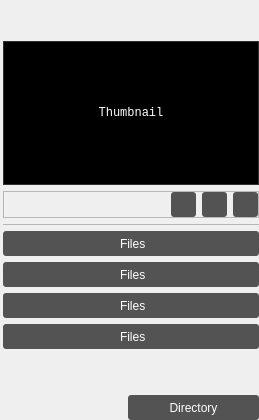
                           <widget class="QFrame" name="frameRightSideAssets">
                            <property name="maximumSize">
                             <size>
                              <width>259</width>
                              <height>16777215</height>
                             </size>
                            </property>
                            <property name="frameShape">
                             <enum>QFrame::NoFrame</enum>
                            </property>
                            <property name="frameShadow">
                             <enum>QFrame::Raised</enum>
                            </property>
                            <layout class="QVBoxLayout" name="verticalLayout_11">
                             <property name="leftMargin">
                              <number>3</number>
                             </property>
                             <property name="topMargin">
                              <number>2</number>
                             </property>
                             <property name="rightMargin">
                              <number>0</number>
                             </property>
                             <property name="bottomMargin">
                              <number>0</number>
                             </property>
                             <item>
                              <spacer name="verticalSpacerThumbnailAssets">
                               <property name="orientation">
                                <enum>Qt::Vertical</enum>
                               </property>
                               <property name="sizeType">
                                <enum>QSizePolicy::Fixed</enum>
                               </property>
                               <property name="sizeHint" stdset="0">
                                <size>
                                 <width>20</width>
                                 <height>39</height>
                                </size>
                               </property>
                              </spacer>
                             </item>
                             <item>
                              <widget class="QLabel" name="labelThumbnailAssets">
                               <property name="minimumSize">
                                <size>
                                 <width>256</width>
                                 <height>144</height>
                                </size>
                               </property>
                               <property name="maximumSize">
                                <size>
                                 <width>256</width>
                                 <height>144</height>
                                </size>
                               </property>
                               <property name="font">
                                <font>
                                 <family>Consolas</family>
                                </font>
                               </property>
                               <property name="styleSheet">
                                <string notr="true">QLabel
{	
	color: rgb(255, 255, 255);
	background-color: rgb(0, 0, 0);
	border-style: solid;    
	border-width: 1px;
	border-radius: 0px;
	border-color: rgb(50, 50, 50);
}
</string>
                               </property>
                               <property name="text">
                                <string>Thumbnail</string>
                               </property>
                               <property name="alignment">
                                <set>Qt::AlignCenter</set>
                               </property>
                              </widget>
                             </item>
                             <item>
                              <widget class="QFrame" name="frameFunctionsThumbnailAssets">
                               <property name="frameShape">
                                <enum>QFrame::StyledPanel</enum>
                               </property>
                               <property name="frameShadow">
                                <enum>QFrame::Raised</enum>
                               </property>
                               <layout class="QHBoxLayout" name="horizontalLayout_16">
                                <property name="leftMargin">
                                 <number>0</number>
                                </property>
                                <property name="topMargin">
                                 <number>0</number>
                                </property>
                                <property name="rightMargin">
                                 <number>0</number>
                                </property>
                                <property name="bottomMargin">
                                 <number>0</number>
                                </property>
                                <item>
                                 <spacer name="horizontalSpacerThumbnailAssets">
                                  <property name="orientation">
                                   <enum>Qt::Horizontal</enum>
                                  </property>
                                  <property name="sizeHint" stdset="0">
                                   <size>
                                    <width>40</width>
                                    <height>20</height>
                                   </size>
                                  </property>
                                 </spacer>
                                </item>
                                <item>
                                 <widget class="QPushButton" name="buttonDeleteThumbnailAssets">
                                  <property name="minimumSize">
                                   <size>
                                    <width>25</width>
                                    <height>25</height>
                                   </size>
                                  </property>
                                  <property name="maximumSize">
                                   <size>
                                    <width>25</width>
                                    <height>25</height>
                                   </size>
                                  </property>
                                  <property name="styleSheet">
                                   <string notr="true">QPushButton
{
	background-color: rgb(83, 83, 83);
	color: rgb(255, 255, 255);
	border-radius: 3px;
}
QPushButton:hover:!pressed
{
	background-color: rgb(100, 100, 100);
}</string>
                                  </property>
                                  <property name="text">
                                   <string/>
                                  </property>
                                  <property name="icon">
                                   <iconset resource="cioxoQtResources.qrc">
                                    <normaloff>:/icons/graphics/icons/trash02.svg</normaloff>:/icons/graphics/icons/trash02.svg</iconset>
                                  </property>
                                 </widget>
                                </item>
                                <item>
                                 <widget class="QPushButton" name="buttonRefreshThumbnailAssets">
                                  <property name="minimumSize">
                                   <size>
                                    <width>25</width>
                                    <height>25</height>
                                   </size>
                                  </property>
                                  <property name="maximumSize">
                                   <size>
                                    <width>25</width>
                                    <height>25</height>
                                   </size>
                                  </property>
                                  <property name="styleSheet">
                                   <string notr="true">QPushButton
{
	background-color: rgb(83, 83, 83);
	color: rgb(255, 255, 255);
	border-radius: 3px;
}
QPushButton:hover:!pressed
{
	background-color: rgb(100, 100, 100);
}</string>
                                  </property>
                                  <property name="text">
                                   <string/>
                                  </property>
                                  <property name="icon">
                                   <iconset resource="cioxoQtResources.qrc">
                                    <normaloff>:/icons/graphics/icons/refreshCw.svg</normaloff>:/icons/graphics/icons/refreshCw.svg</iconset>
                                  </property>
                                 </widget>
                                </item>
                                <item>
                                 <widget class="QPushButton" name="buttonChargeThumbnailAssets">
                                  <property name="minimumSize">
                                   <size>
                                    <width>25</width>
                                    <height>25</height>
                                   </size>
                                  </property>
                                  <property name="maximumSize">
                                   <size>
                                    <width>25</width>
                                    <height>25</height>
                                   </size>
                                  </property>
                                  <property name="font">
                                   <font>
                                    <family>Segoe UI</family>
                                    <pointsize>9</pointsize>
                                   </font>
                                  </property>
                                  <property name="styleSheet">
                                   <string notr="true">QPushButton
{
	background-color: rgb(83, 83, 83);
	color: rgb(255, 255, 255);
	border-radius: 3px;
}
QPushButton:hover:!pressed
{
	background-color: rgb(100, 100, 100);
}</string>
                                  </property>
                                  <property name="text">
                                   <string/>
                                  </property>
                                  <property name="icon">
                                   <iconset resource="cioxoQtResources.qrc">
                                    <normaloff>:/icons/graphics/icons/image.svg</normaloff>:/icons/graphics/icons/image.svg</iconset>
                                  </property>
                                 </widget>
                                </item>
                               </layout>
                              </widget>
                             </item>
                             <item>
                              <widget class="QLabel" name="labelLineAssets">
                               <property name="maximumSize">
                                <size>
                                 <width>16777215</width>
                                 <height>1</height>
                                </size>
                               </property>
                               <property name="styleSheet">
                                <string notr="true">border-color: rgb(180, 180, 180);
border-style:solid;
border-radius: 5px;
border-width: 1px;</string>
                               </property>
                               <property name="text">
                                <string/>
                               </property>
                              </widget>
                             </item>
                             <item>
                              <widget class="QPushButton" name="buttonHoudiniAssets">
                               <property name="minimumSize">
                                <size>
                                 <width>0</width>
                                 <height>25</height>
                                </size>
                               </property>
                               <property name="maximumSize">
                                <size>
                                 <width>16777215</width>
                                 <height>25</height>
                                </size>
                               </property>
                               <property name="font">
                                <font>
                                 <family>Segoe UI</family>
                                 <pointsize>9</pointsize>
                                </font>
                               </property>
                               <property name="styleSheet">
                                <string notr="true">QPushButton
{
	background-color: rgb(83, 83, 83);
	color: rgb(255, 255, 255);
	border-radius: 3px;
}
QPushButton:hover:!pressed
{
	background-color: rgb(100, 100, 100);
}</string>
                               </property>
                               <property name="text">
                                <string> Files</string>
                               </property>
                               <property name="icon">
                                <iconset resource="cioxoQtResources.qrc">
                                 <normaloff>:/icons/graphics/icons/houdini.svg</normaloff>:/icons/graphics/icons/houdini.svg</iconset>
                               </property>
                              </widget>
                             </item>
                             <item>
                              <widget class="QPushButton" name="buttonMayaAssets">
                               <property name="minimumSize">
                                <size>
                                 <width>0</width>
                                 <height>25</height>
                                </size>
                               </property>
                               <property name="maximumSize">
                                <size>
                                 <width>16777215</width>
                                 <height>25</height>
                                </size>
                               </property>
                               <property name="font">
                                <font>
                                 <family>Segoe UI</family>
                                 <pointsize>9</pointsize>
                                </font>
                               </property>
                               <property name="styleSheet">
                                <string notr="true">QPushButton
{
	background-color: rgb(83, 83, 83);
	color: rgb(255, 255, 255);
	border-radius: 3px;
}
QPushButton:hover:!pressed
{
	background-color: rgb(100, 100, 100);
}</string>
                               </property>
                               <property name="text">
                                <string> Files</string>
                               </property>
                               <property name="icon">
                                <iconset resource="cioxoQtResources.qrc">
                                 <normaloff>:/icons/graphics/icons/maya.svg</normaloff>:/icons/graphics/icons/maya.svg</iconset>
                               </property>
                              </widget>
                             </item>
                             <item>
                              <widget class="QPushButton" name="buttonSubstanceAssets">
                               <property name="minimumSize">
                                <size>
                                 <width>0</width>
                                 <height>25</height>
                                </size>
                               </property>
                               <property name="maximumSize">
                                <size>
                                 <width>16777215</width>
                                 <height>25</height>
                                </size>
                               </property>
                               <property name="font">
                                <font>
                                 <family>Segoe UI</family>
                                 <pointsize>9</pointsize>
                                </font>
                               </property>
                               <property name="styleSheet">
                                <string notr="true">QPushButton
{
	background-color: rgb(83, 83, 83);
	color: rgb(255, 255, 255);
	border-radius: 3px;
}
QPushButton:hover:!pressed
{
	background-color: rgb(100, 100, 100);
}</string>
                               </property>
                               <property name="text">
                                <string> Files</string>
                               </property>
                               <property name="icon">
                                <iconset resource="cioxoQtResources.qrc">
                                 <normaloff>:/icons/graphics/icons/adobeSubstancePainter.svg</normaloff>:/icons/graphics/icons/adobeSubstancePainter.svg</iconset>
                               </property>
                              </widget>
                             </item>
                             <item>
                              <widget class="QPushButton" name="buttonNukeAssets">
                               <property name="minimumSize">
                                <size>
                                 <width>0</width>
                                 <height>25</height>
                                </size>
                               </property>
                               <property name="maximumSize">
                                <size>
                                 <width>16777215</width>
                                 <height>25</height>
                                </size>
                               </property>
                               <property name="font">
                                <font>
                                 <family>Segoe UI</family>
                                 <pointsize>9</pointsize>
                                </font>
                               </property>
                               <property name="styleSheet">
                                <string notr="true">QPushButton
{
	background-color: rgb(83, 83, 83);
	color: rgb(255, 255, 255);
	border-radius: 3px;
}
QPushButton:hover:!pressed
{
	background-color: rgb(100, 100, 100);
}</string>
                               </property>
                               <property name="text">
                                <string> Files</string>
                               </property>
                               <property name="icon">
                                <iconset resource="cioxoQtResources.qrc">
                                 <normaloff>:/icons/graphics/icons/nuke.svg</normaloff>:/icons/graphics/icons/nuke.svg</iconset>
                               </property>
                              </widget>
                             </item>
                             <item>
                              <spacer name="verticalSpacerDirectoryAssets">
                               <property name="orientation">
                                <enum>Qt::Vertical</enum>
                               </property>
                               <property name="sizeHint" stdset="0">
                                <size>
                                 <width>20</width>
                                 <height>40</height>
                                </size>
                               </property>
                              </spacer>
                             </item>
                             <item>
                              <layout class="QHBoxLayout" name="layoutDirectoryAssets">
                               <item>
                                <spacer name="horizontalSpacerDirectoryAssets">
                                 <property name="orientation">
                                  <enum>Qt::Horizontal</enum>
                                 </property>
                                 <property name="sizeHint" stdset="0">
                                  <size>
                                   <width>40</width>
                                   <height>20</height>
                                  </size>
                                 </property>
                                </spacer>
                               </item>
                               <item>
                                <widget class="QPushButton" name="buttonDirectoryAssets">
                                 <property name="minimumSize">
                                  <size>
                                   <width>131</width>
                                   <height>25</height>
                                  </size>
                                 </property>
                                 <property name="maximumSize">
                                  <size>
                                   <width>16777215</width>
                                   <height>25</height>
                                  </size>
                                 </property>
                                 <property name="font">
                                  <font>
                                   <family>Segoe UI</family>
                                   <pointsize>9</pointsize>
                                  </font>
                                 </property>
                                 <property name="styleSheet">
                                  <string notr="true">QPushButton
{
	background-color: rgb(83, 83, 83);
	color: rgb(255, 255, 255);
	border-radius: 3px;
}
QPushButton:hover:!pressed
{
	background-color: rgb(100, 100, 100);
}</string>
                                 </property>
                                 <property name="text">
                                  <string>Directory</string>
                                 </property>
                                 <property name="icon">
                                  <iconset resource="cioxoQtResources.qrc">
                                   <normaloff>:/icons/graphics/icons/folder.svg</normaloff>:/icons/graphics/icons/folder.svg</iconset>
                                 </property>
                                </widget>
                               </item>
                              </layout>
                             </item>
                            </layout>
                           </widget>
